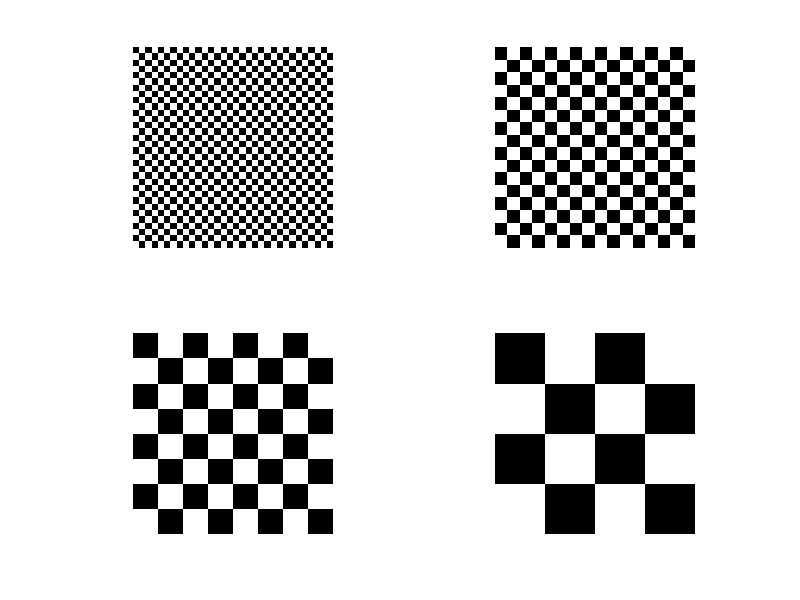

This figure's MATLAB source:
img1 = checkerboard(8,16);%8x8 --> 8 è la dimensione del quadratino
img2 = checkerboard(16,8);%16x16
img3 = checkerboard(32,4);%32
img4 = checkerboard(64,2);%64

img1 = img1>0.5;
img2 = img2>0.5;
img3 = img3>0.5;
img4 = img4>0.5;

figure;

subplot(2,2,1);
imshow(img1>0.5, []);

subplot(2,2,2);
imshow(img2>0.5, []);

subplot(2,2,3);
imshow(img3>0.5, []);

subplot(2,2,4);
imshow(img4>0.5, []);